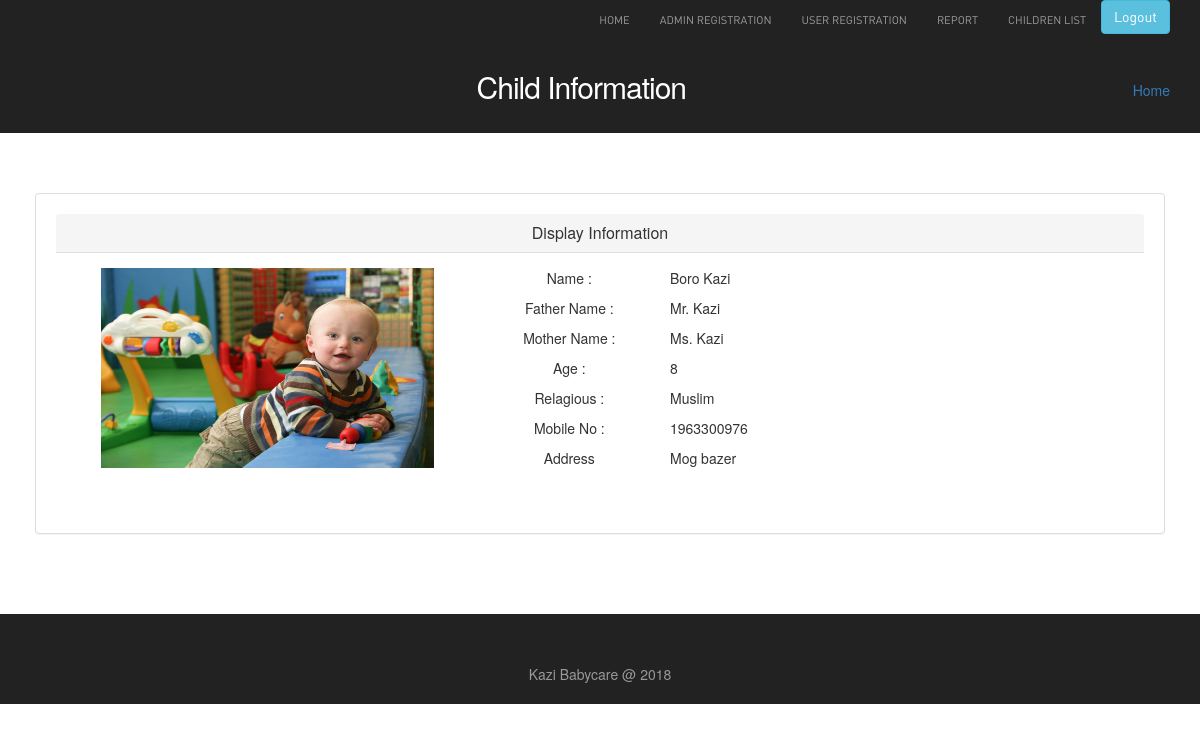
Screenshot of /view/childProfile.php?id=2 (signed in) with the database file from the repository.
### tables this page shows
CREATE TABLE `children_details` (
  `children_id` int(10) UNSIGNED NOT NULL,
  `children_name` varchar(50) NOT NULL,
  `children_father_name` varchar(50) NOT NULL,
  `children_mother_name` varchar(50) NOT NULL,
  `email` varchar(50) NOT NULL,
  `mobile_no` varchar(50) NOT NULL,
  `address` varchar(50) NOT NULL,
  `religion` varchar(20) NOT NULL,
  `password` varchar(50) NOT NULL,
  `age` int(3) NOT NULL
);

### view/childProfile.php (the view, shortened to what this page needs)
<?php
if (isset($_SESSION['s_email'])) {
 ?>
<?php include'header.php';?>
<?php include'../control/connection.php';?>
<head>
<link href="../assets/login/css/bootstrap.min.css" rel="stylesheet">
<link href="../assets/login/css/style.css" rel="stylesheet">
</head>
<body style="text-align:center">
<div class="inside-banner">
  <div class="container">
    <span class="pull-right"><a href="#">Home</a></span>
    <h2>Child Information</h2>
</div>
</div>
<div class="container">
<div class="spacer">
<div class="row register">
  		<div class="col-md-12"  align="center" style="padding: 20px">
            <div class="panel panel-default" align="center" style="padding: 20px">
              <div class="panel-heading main-color-bg">
                <h3 class="panel-title" >Display Information <span></span></h3>
              </div>
              <div class="panel-body" align="center" style="text-align: left;">
                <div class="row" align="center">
                  <div class="col-md-4" align="center" style="text-align: center; float: center;  height: 200px ; margin-left: 30px; margin-right: 10px">
                    <img src="../assets/image/types-of-child-care.jpg" width="100%" height="200px">
                  </div>
                      <div class="col-md-6" style="text-align: center; margin-left: 10px">
                        <?php
                        if ($_SERVER['REQUEST_METHOD'] == 'GET'){
                              $id = $_GET['id'];
                        } else {
                               $id = 2;
                        }
                              $sql="SELECT  *  FROM children_details where children_id = '$id'" ;
                              $result=mysqli_query($conn,$sql);
                              while ($row=mysqli_fetch_array($result)) { ?>
                                  <div >
                                    <div class="col-md-4">
                                          <p>Name : </p>
                                    </div>
                                    <div class="col-md-8" style="text-align: left">
                                          <p><?php echo $row['children_name']; ?> </p>
                                    </div>
                                  </div>
                                  <div >
                                    <div class="col-md-4">
                                          <p>Father Name : </p>
                                    </div>
                                    <div class="col-md-8" style="text-align: left;">
                                          <p><?php echo $row['children_father_name']; ?> </p>
                                    </div>
                                  </div>
                                  <div >
                                    <div class="col-md-4">
                                          <p>Mother Name : </p>
                                    </div>
                                    <div class="col-md-8" style="text-align: left;">
                                          <p><?php echo $row['children_mother_name']; ?> </p>
                                    </div>
                                  </div>
                                  <div >
                                    <div class="col-md-4">
                                          <p>Age : </p>
                                    </div>
                                    <div class="col-md-8" style="text-align: left;">
                                          <p><?php echo $row['age']; ?> </p>
                                    </div>
                                  </div>
                                  <div >
                                    <div class="col-md-4">
                                          <p>Relagious : </p>
                                    </div>
                                    <div class="col-md-8" style="text-align: left;">
                                          <p><?php echo $row['religion']; ?> </p>
                                    </div>
                                  </div>
                                  <div>
                                    <div class="col-md-4">
                                          <p>Mobile No : </p>
                                    </div>
                                    <div class="col-md-8" style="text-align: left;">
                                          <p><?php echo $row['mobile_no']; ?> </p>
                                    </div>
                                  </div>
                                  <div >
                                    <div class="col-md-4">
                                          <p>Address </p>
                                    </div>
                                    <div class="col-md-8" style="text-align: left;">
                                          <p><?php echo $row['address']; ?> </p>
                                    </div>
                                  </div>
                           <?php } ?>
                      </div>
                </div>
                <br>
              </div>
              </div>
   </div>
</div>
</div>
</div></body>
<?php include'footer2.php';?>
 <?php } else {
  header("location: ../view/login_user.php");
} ?>

### assets/registration_user/style.css (style rules this page uses)
body { color:#555; font:normal 13px/22px Arial; background:url(../images/bgmain.png) #eee; }
h1,h2,h3,h4,h5 { font-weight:normal; font-family: din;margin: 0;padding: 0;color: #000 }
h2 { font-size: 35px; letter-spacing: -1px;margin-bottom: 20px; }
h3 { margin: 0 0 15px 0; font-size: 25px; }
p { margin-bottom: 30px; }
a { color:#72b70f; text-decoration:none;outline: none; }
.spacer { margin-top: 40px;margin-bottom:40px; }
.inside-banner { background:url(../images/bginside.jpg) #222;color: #fff; padding: 30px 0; }
.inside-banner h2 { margin: 0; color: #fff; }
.inside-banner span { margin-top: 10px; }

### rows the page displays
children_details: children_name "Boro Kazi", children_father_name "Mr. Kazi", children_mother_name "Ms. Kazi", age "8", religion "Muslim", mobile_no "1963300976", address "Mog bazer"
